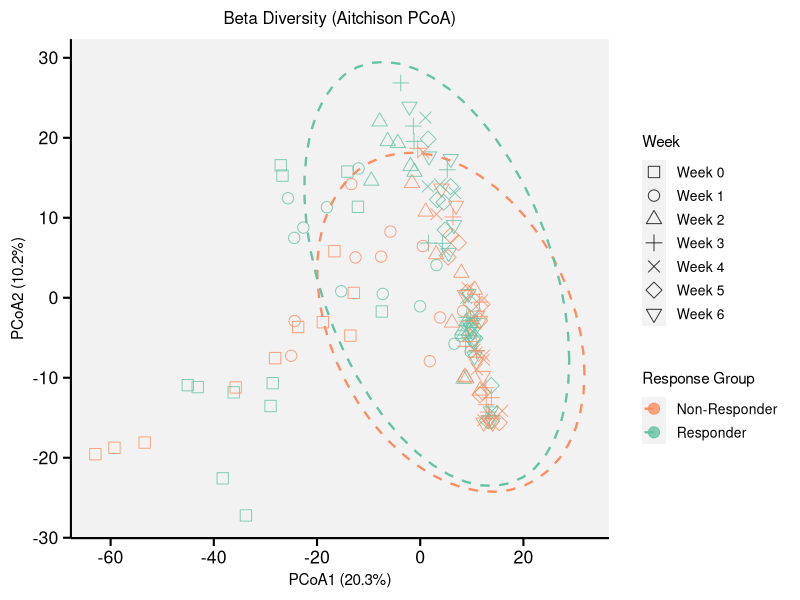
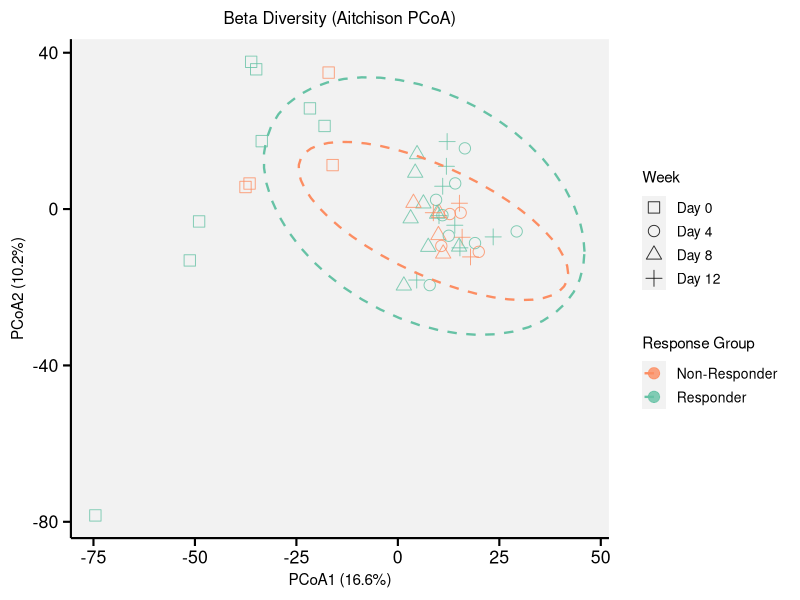
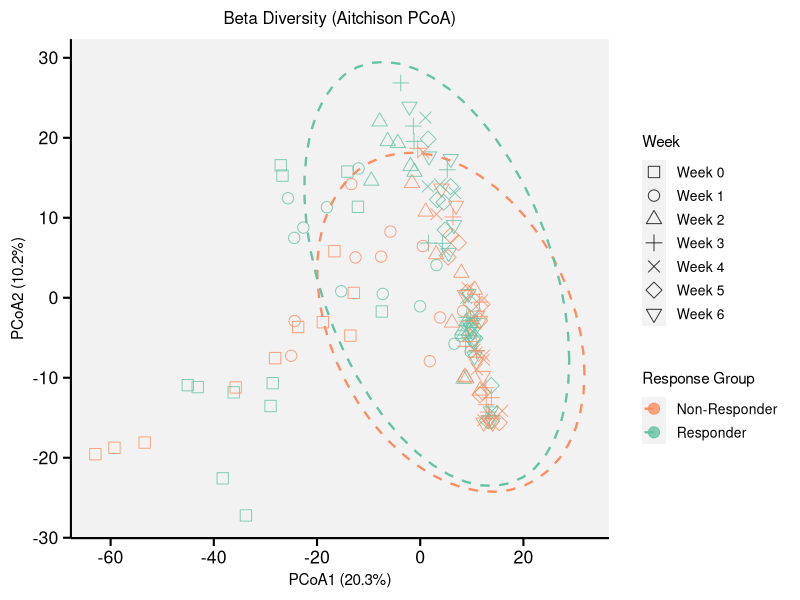
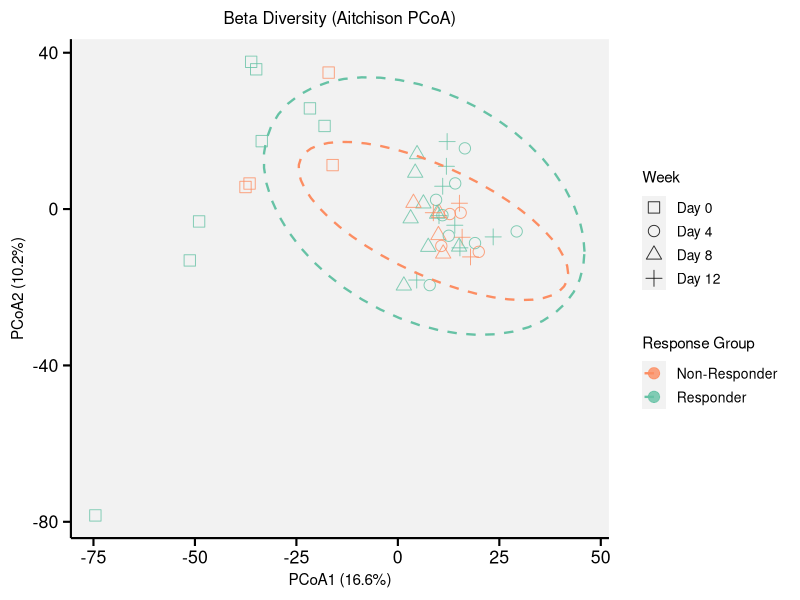

R code for these plots, in order:
## ---- chunk 1
# Imports
library(vegan)
library(tibble)
library(ggplot2)

options(digits = 10)

## ---- chunk 2
# Imports for each test
V107_brayCurtis = read.csv("data/V107_bray_curtis.csv", row.names = 1, check.names = FALSE)
E975_brayCurtis = read.csv("data/E975_bray_curtis.csv", row.names = 1, check.names = FALSE)

V107_jaccard = read.csv("data/V107_jaccard.csv", row.names = 1, check.names = FALSE)
E975_jaccard = read.csv("data/E975_jaccard.csv", row.names = 1, check.names = FALSE)

V107_aitchison = read.csv("data/V107_aitchison.csv", row.names = 1, check.names = FALSE)
E975_aitchison = read.csv("data/E975_aitchison.csv", row.names = 1, check.names = FALSE)

# Importing metadata
V107_metadata = read.csv("data/V107_metadata.csv", row.names = 1, check.names = FALSE)
E975_metadata = read.csv("data/E975_metadata.csv", row.names = 1, check.names = FALSE)

## ---- chunk 3

V107_metadata = rownames_to_column(V107_metadata, var = "sample_id")
E975_metadata = rownames_to_column(E975_metadata, var = "sample_id")

## ---- chunk 4
# Convert for each matrix
V107_bc_mat = as.dist(as.matrix(V107_brayCurtis))
E975_bc_mat = as.dist(as.matrix(E975_brayCurtis))

V107_ja_mat = as.dist(as.matrix(V107_jaccard))
E975_ja_mat = as.dist(as.matrix(E975_jaccard))

V107_ai_mat = as.dist(as.matrix(V107_aitchison))
E975_ai_mat = as.dist(as.matrix(E975_aitchison))


## ---- chunk 5

run_stats_test = function(matrix, metadata, flowcell_name, distance_cal_name){
  
  set.seed(42)
  
  # PERMANOVA calculation
  permanova_res = adonis2(matrix ~ group * week, data = metadata, strata = metadata$pt_identifier, permutations = 9999)
  
  # PERMADISP calculation
  beta_disp = betadisper(matrix, metadata$group)
  permadisp = permutest(beta_disp, permutations = 9999)
  
  # Store results in a dataframe
  # PERMANOVA results
  permanova_p = as.numeric(permanova_res$`Pr(>F)`[1])
  
  # PERMADISP results
  permadisp_p = as.numeric(permadisp$tab[1,"Pr(>F)"])
  
  # Building result dataframe
  result_dataframe = data.frame(
    
    flowcell_id = flowcell_name,
    calculation = distance_cal_name,
    permanova_p_value = permanova_p,
    permadisp_p_value = permadisp_p
    
  )
  
  return(result_dataframe)
  
}

# Run tests
V107_stats_bc = run_stats_test(V107_bc_mat, V107_metadata, "V107", "Bray Curtis")
V107_stats_ja = run_stats_test(V107_ja_mat, V107_metadata, "V107", "Jaccard")
V107_stats_ai = run_stats_test(V107_ai_mat, V107_metadata, "V107", "Aitchison")

E975_stats_bc = run_stats_test(E975_bc_mat, E975_metadata, "E975", "Bray Curtis")
E975_stats_ja = run_stats_test(E975_ja_mat, E975_metadata, "E975", "Jaccard")
E975_stats_ai = run_stats_test(E975_ai_mat, E975_metadata, "E975", "Aitchison")

## ---- chunk 6

main_result = rbind(V107_stats_bc, E975_stats_bc, V107_stats_ja, E975_stats_ja, V107_stats_ai, E975_stats_ai)

main_result

## ---- chunk 7

# Function to run PcoA plot
run_pcoa = function(mat){
  
  # PcoA calculation
  pcoa_result = cmdscale(mat, eig = TRUE, k = 2)
  
  return(pcoa_result)
}

# Function to store as dataframe
store_dataframe = function(pcoa_result){
  
  # Store into dataframe
  pcoa_df = as.data.frame(pcoa_result$points)
  colnames(pcoa_df) = c("PCoA1_point1", "PCoA2_point2")
  
  return(pcoa_df)
  
}

# Function to calculate explained variance
calculate_var = function(df) {
  
  # Retrieve eigenvalues
  eigen_vals = df$eig
  
  # Extracting positives
  eigen_vals = eigen_vals[eigen_vals > 0]
  
  # Calculating explained variables
  result_var = eigen_vals / sum(eigen_vals) * 100
  
  result_var = round(result_var[1:2], 2)
  
  return(result_var)
  
}

# Running PcoA
v107_bc_pcoa = run_pcoa(V107_bc_mat)
E975_bc_pcoa = run_pcoa(E975_bc_mat)

v107_ja_pcoa = run_pcoa(V107_ja_mat)
E975_ja_pcoa = run_pcoa(E975_ja_mat)

v107_ai_pcoa = run_pcoa(V107_ai_mat)
E975_ai_pcoa = run_pcoa(E975_ai_mat)


# Storing result in df
v107_bc_pcoa_df = store_dataframe(v107_bc_pcoa)
E975_bc_pcoa_df = store_dataframe(E975_bc_pcoa)

v107_ja_pcoa_df = store_dataframe(v107_ja_pcoa)
E975_ja_pcoa_df = store_dataframe(E975_ja_pcoa)

v107_ai_pcoa_df = store_dataframe(v107_ai_pcoa)
E975_ai_pcoa_df = store_dataframe(E975_ai_pcoa)


# Calculating explained variance
V107_bc_var = calculate_var(v107_bc_pcoa)
E975_bc_var = calculate_var(E975_bc_pcoa)

V107_ja_var = calculate_var(v107_ja_pcoa)
E975_ja_var = calculate_var(E975_ja_pcoa)

V107_ai_var = calculate_var(v107_ai_pcoa)
E975_ai_var = calculate_var(E975_ai_pcoa)

E975_bc_pcoa_df

## ---- chunk 8

merge_dataset = function(pcoa_df, metadata){
  
  # Convert rownames to columns
  pcoa_df$sample_id = rownames(pcoa_df)
  
  # Merge into metadata
  result_df = merge(pcoa_df, metadata, by = "sample_id")
  
  return(result_df)
}

# Apply to all
V107_bc_main = merge_dataset(v107_bc_pcoa_df, V107_metadata)
E975_bc_main = merge_dataset(E975_bc_pcoa_df, E975_metadata)

V107_ja_main = merge_dataset(v107_ja_pcoa_df, V107_metadata)
E975_ja_main = merge_dataset(E975_ja_pcoa_df, E975_metadata)

V107_ai_main = merge_dataset(v107_ai_pcoa_df, V107_metadata)
E975_ai_main = merge_dataset(E975_ai_pcoa_df, E975_metadata)

## ---- chunk 9

plot_V107 = function(dataset, var_explained){
  
  # Plotting
  ggplot(dataset, aes(x = PCoA1_point1,
                           y = PCoA2_point2,
                           color = group,
                           shape = week)) +
    
    # Drawing sample points
    geom_point(size = 3.5, alpha = 0.8) +
    
    # Increase legend shapes
    scale_shape_manual(values = c(0, 1, 2, 3, 4, 5, 6), 
                       labels = c("Week 0", "Week 1", "Week 2", "Week 3",
                                  "Week 4", "Week 5", "Week 6")) +
    
    # Drawing boundary
    stat_ellipse(aes(group = group, color = group),
                 linetype = 2, linewidth = 0.8) +
    
    # Legend Settings
    scale_color_manual(
      values = c("R" = "#66c2a5", "NR" = "#fc8d62"),
      labels = c("R" = "Responder", "NR" = "Non-Responder")) +
    
    
    # Setting theme
    theme_classic(base_size = 16) +
    
    # Theme detailed settings
    theme(
      
      # Legend
      legend.position = "right",
      legend.title = element_text(size = 11),
      legend.text  = element_text(size = 10),
      legend.key.size = unit(0.6, "cm"),
      
      # Plot
      plot.title = element_text(size = 12, hjust = 0.5),
      
      # Axis
      axis.title = element_text(size = 11),
      axis.text = element_text(color = "black"),
      axis.ticks = element_line(color = "black"),
      axis.ticks.length = unit(0.2, "cm"),
      
      # Panel
      panel.grid = element_blank(),
      panel.background = element_rect(fill = "gray95", color = NA)) +
    
    # Setting custom labels
    labs(
      x = paste0("PCoA1 (", round(var_explained[1], 1), "%)"),
      y = paste0("PCoA2 (", round(var_explained[2], 1), "%)"),
      color = "Response Group",
      shape = "Week",
      title = "Beta Diversity (Aitchison PCoA)")

}

## ---- chunk 10

plotted = plot_V107(V107_ai_main, V107_ai_var)
ggsave("V107_ai.png", plot = plotted, width = 6, height = 5, dpi = 300)
plotted

## ---- chunk 11


# Plotting
plot_E975 = function(dataset, var_explained){
  
    ggplot(dataset, aes(x = PCoA1_point1,
                             y = PCoA2_point2,
                             color = group,
                             shape = week)) +
      
      # Drawing sample points
      geom_point(size = 3.5, alpha = 0.8) +
      
      # Increase legend shapes and modifying labels
      scale_shape_manual(values = c(0, 1, 2, 3), 
                         labels = c("Day 0", "Day 4", "Day 8", "Day 12")) +
      
      # Drawing boundary
      stat_ellipse(aes(group = group, color = group),
                   linetype = 2, linewidth = 0.8) +
      
      # Legend Settings
      scale_color_manual(
        values = c("R" = "#66c2a5", "NR" = "#fc8d62"),
        labels = c("R" = "Responder", "NR" = "Non-Responder")) +
      
      
      # Setting theme
      theme_classic(base_size = 16) +
      
      # Theme detailed settings
      theme(
        
        # Legend
        legend.position = "right",
        legend.title = element_text(size = 11),
        legend.text  = element_text(size = 10),
        legend.key.size = unit(0.6, "cm"),
        
        # Plot
        plot.title = element_text(size = 12, hjust = 0.5),
        
        # Axis
        axis.title = element_text(size = 11),
        axis.text = element_text(color = "black"),
        axis.ticks = element_line(color = "black"),
        axis.ticks.length = unit(0.2, "cm"),
        
        # Panel
        panel.grid = element_blank(),
        panel.background = element_rect(fill = "gray95", color = NA)) +
      
      # Setting custom labels
      labs(
        x = paste0("PCoA1 (", round(var_explained[1], 1), "%)"),
        y = paste0("PCoA2 (", round(var_explained[2], 1), "%)"),
        color = "Response Group",
        shape = "Week",
        title = "Beta Diversity (Aitchison PCoA)")
}

## ---- chunk 12

plotted1 = plot_E975(E975_ai_main, E975_ai_var)
ggsave("E975_ai.png", plot = plotted1, width = 6, height = 5, dpi = 300)
plotted1


